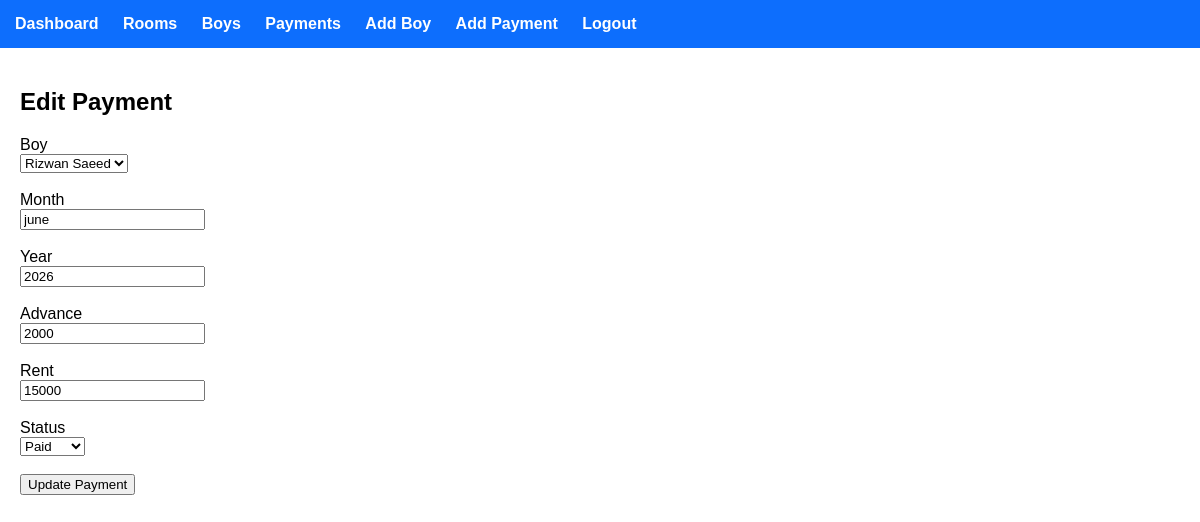
The app's page /edit_payment/1/ (signed in) with its own data.
### payment/models.py (models this page shows, shortened)
class Payment(models.Model):
    STATUS_CHOICES = [
        ("paid", "Paid"),
        ("unpaid", "Unpaid"),
    ]
    boy = models.ForeignKey(
        "hostal.Boy",
        on_delete=models.CASCADE,
        related_name="payments"
    )
    month = models.CharField(max_length=20)
    year = models.IntegerField(default=timezone.now().year)
    advance = models.PositiveIntegerField(default=0)
    rent = models.PositiveIntegerField()
    status = models.CharField(
        max_length=10,
        choices=STATUS_CHOICES,
        default="unpaid"
    )
    paid_date = models.DateField(null=True, blank=True)
    created_at = models.DateTimeField(auto_now_add=True)
    class Meta:
        unique_together=('boy','month','year')

### hostal/models.py (models this page shows, shortened)
class Boy(models.Model):
    room = models.ForeignKey(
        "Room",
        on_delete=models.SET_NULL,
        null=True,
        related_name="boys"
    )
    full_name = models.CharField(max_length=100)
    father_name = models.CharField(max_length=100)
    phone = models.CharField(max_length=15)
    cnic = models.CharField(max_length=20, unique=True)
    address = models.TextField()
    joining_date = models.DateField(default=timezone.now)
    is_active = models.BooleanField(default=True)
    created_at = models.DateTimeField(auto_now_add=True)

### payment/views.py (the view, shortened to what this page needs)
# urls.py: path("edit_payment/<int:id>/", views.edit_payment, name="edit_payment"),
@login_required
def edit_payment(request, id):
    payment = get_object_or_404(Payment, id=id)
    boys = Boy.objects.filter(is_active=True)
    return render(request, "payment/payment_edit.html", {
        "payment": payment,
        "boys": boys
    })

### payment/templates/payment/payment_edit.html (shortened to what this page needs)
{% extends 'payment/base.html' %}
{% block content %}
<h2>Edit Payment</h2>
<form method="POST">
    <label>Boy</label><br>
    <select name="boy">
        {% for boy in boys %}
            <option value="{{ boy.id }}"
                {% if boy.id == payment.boy.id %}selected{% endif %}>
                {{ boy.full_name }}
            </option>
        {% endfor %}
    </select>
    <br><br>
    <label>Month</label><br>
    <input type="text" name="month" value="{{ payment.month }}">
    <br><br>
    <label>Year</label><br>
    <input type="number" name="year" value="{{ payment.year }}">
    <br><br>
    <label>Advance</label><br>
    <input type="number" name="advance" value="{{ payment.advance }}">
    <br><br>
    <label>Rent</label><br>
    <input type="number" name="rent" value="{{ payment.rent }}">
    <br><br>
    <label>Status</label><br>
    <select name="status">
        <option value="paid" {% if payment.status == "paid" %}selected{% endif %}>Paid</option>
    </select>
    <br><br>
    <button type="submit">Update Payment</button>
</form>
{% endblock %}

### payment/templates/payment/base.html (style rules this page uses)
body { margin:0; font-family:Arial; }

### records on screen
Payment: boy "Rizwan Saeed", month "june", year "2026", advance "2000", rent "15000", status "Paid"
